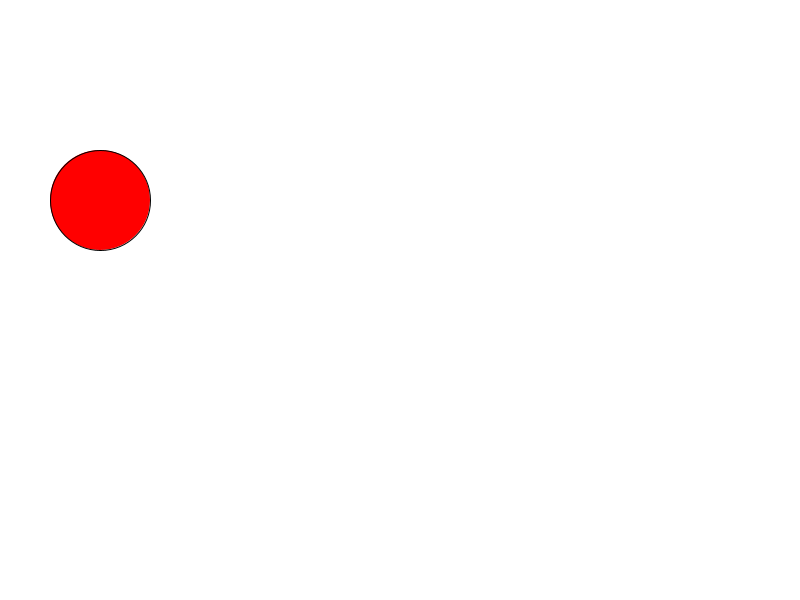
Frame 1 (no input)
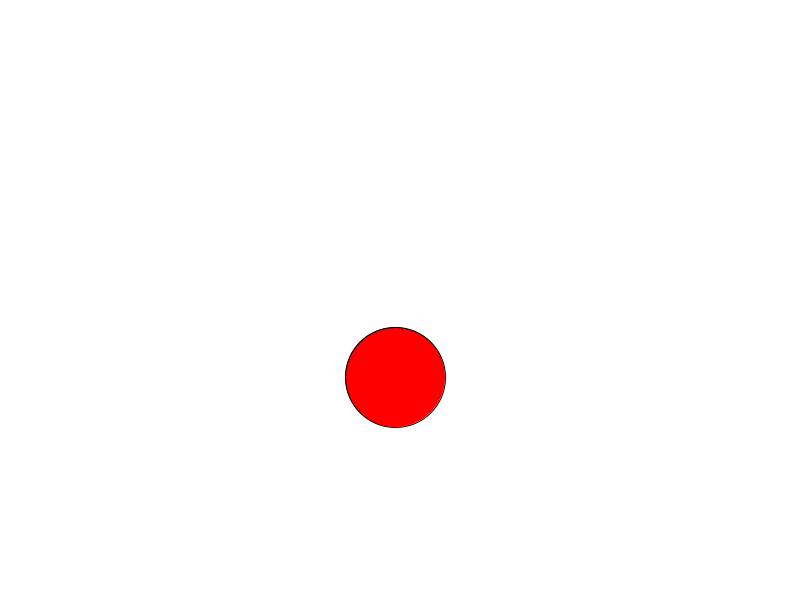
Frame 60 (the mouse pressed at the canvas centre just before this capture)
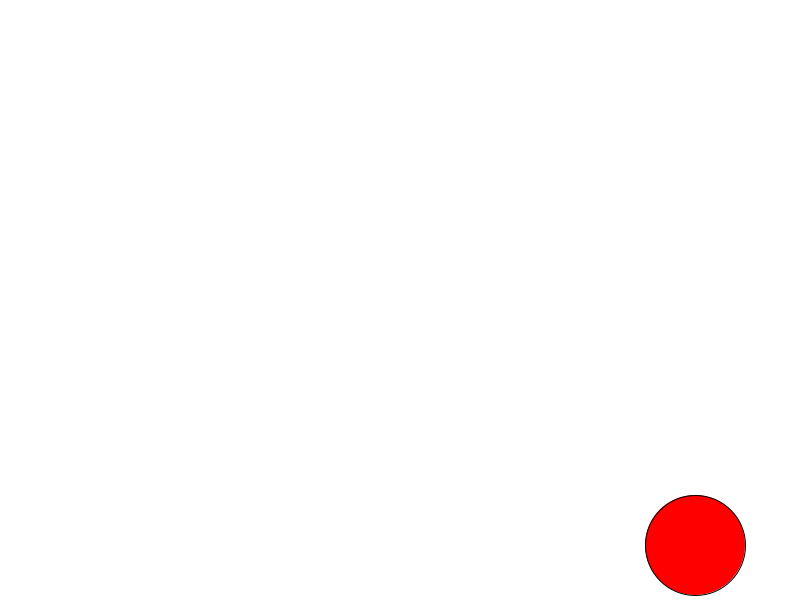
Frame 120 (the mouse held since frame 60 and released just before this capture)

The Processing sketch that drew these frames (run headless with seeded random() and noise(); from frame 60 on, the mouse is pressed at the canvas centre):

// Processing sketch: BouncingBallSols
// ── BouncingBallSols.pde
/* This lab introduces you to the basics of animation in Processing. We will animate
a bouncing ball. 

See the following slides for an intro to Processing. 
https://longbaonguyen.github.io/courses/apcsa/processing/processing1.pdf

To do: 
    
    Drawing API:
    ellipse(x, y, width, height): (x, y) center of ellipse.
    rect(x, y, width, height): (x, y) top left corner of rectangle.
    line(x1, y1, x2, y2): line connecting (x1, y1) and (x2, y2)
    text(str, x, y): display str at location (x, y).
*/

// declare int variables x, y(do not initialize) for center of ball
// and velocities in each component: change_x, change_y(integers)

int x, y, change_x, change_y;

// declare a variable for the radius of the ball
int radius;


void setup(){
  // set size of window and initialize x, y, change_x, change_y, radius
  size(800, 600);
  x = 100;
  y = 200;
  change_x = 5;
  change_y = 3;
  radius = 50;
  
}

void draw(){
  background(255);
  // set the fill to red. Call fill(red, green, blue).
  // Then call ellipse(x, y, width, height)
  // to draw circle centered at (x, y) with diameter = 2 * radius
  fill(255, 0, 0);
  ellipse(x, y, 2 * radius, 2 * radius);
          
  // update the center by adding change_x and change_y to x and y respectively.
  x += change_x;
  y += change_y;
  
  
  // if right edge of ball passes right side of screen or 
  // left edge of ball passes left side of screen, negate change_x
  // Note: use radius in the conditional so that the ball bounces exactly at edge.
  if(x + radius > width || x - radius < 0)
    change_x *= -1;


  // if top edge of ball passes top side of screen or 
  // bottom edge of ball passes bottom side of screen, negate change_y
  // Note: use radius in the conditional so that the ball bounces exactly at edge.

  if(y + radius > height || y - radius < 0)
    change_y *= -1;

  
}
